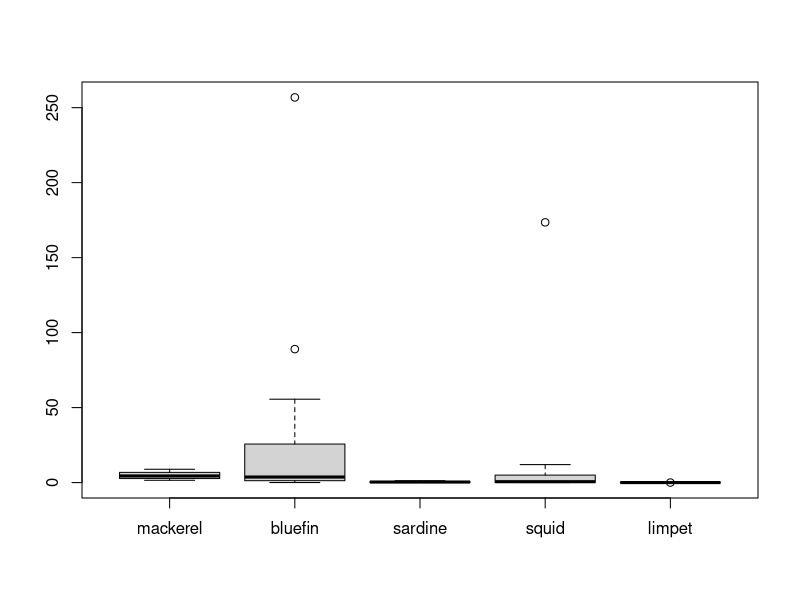
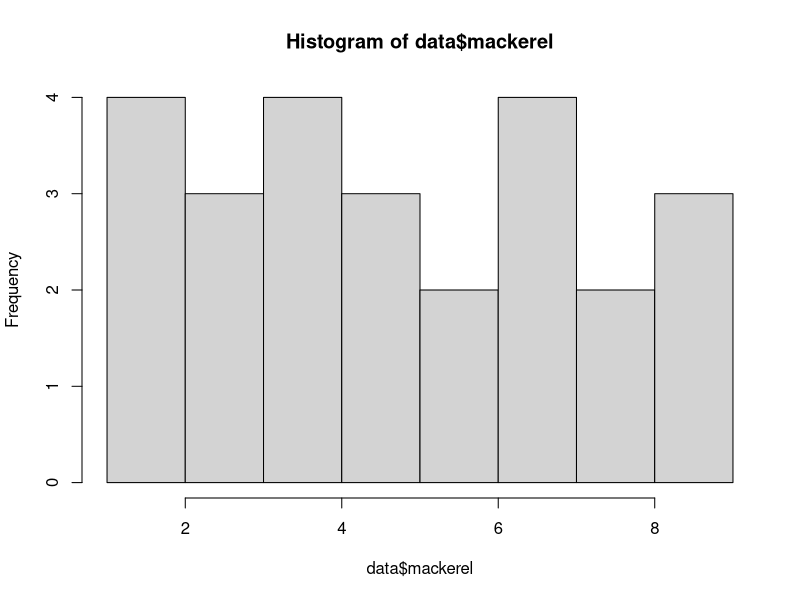
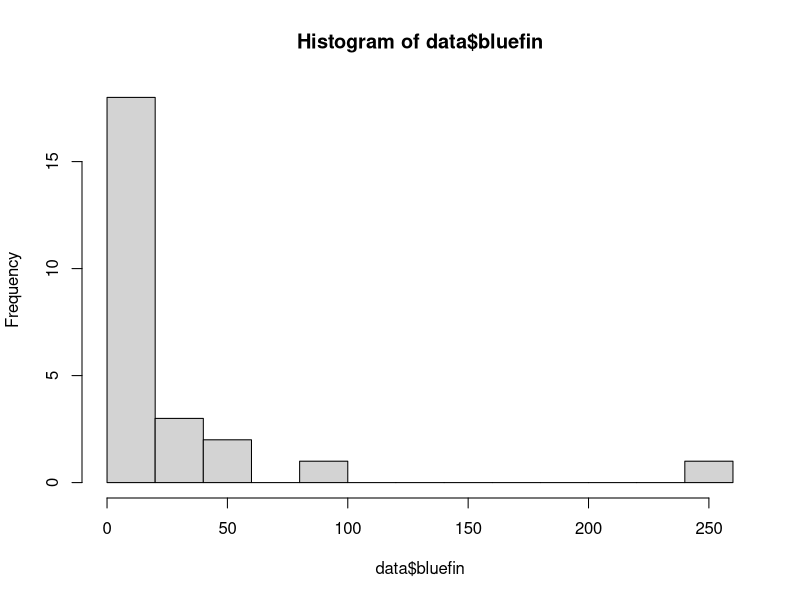
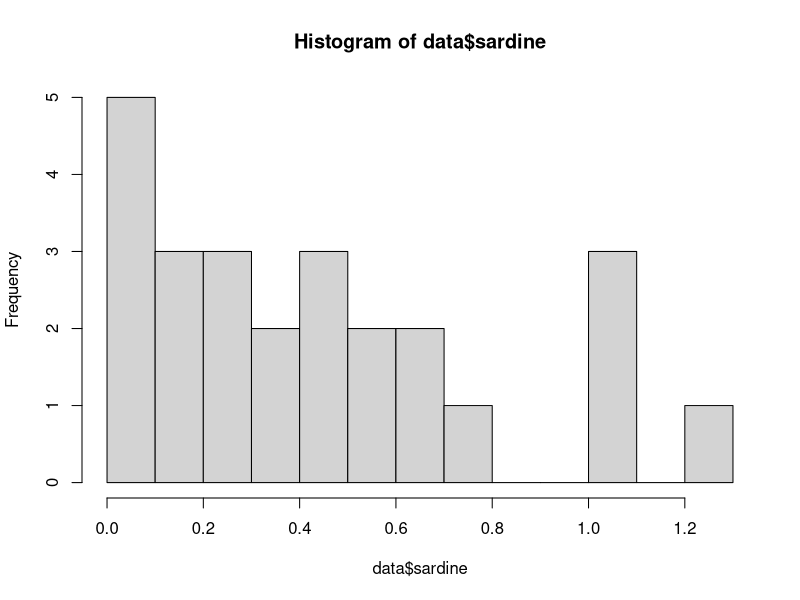
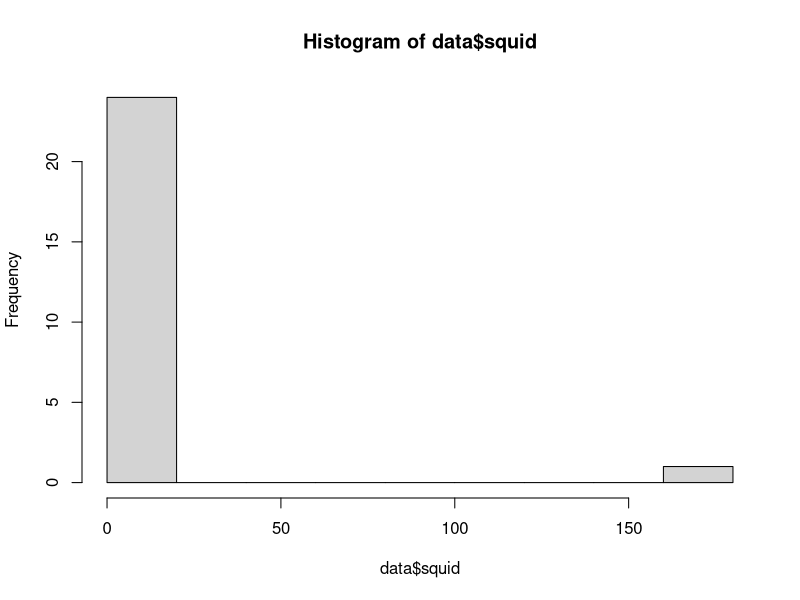
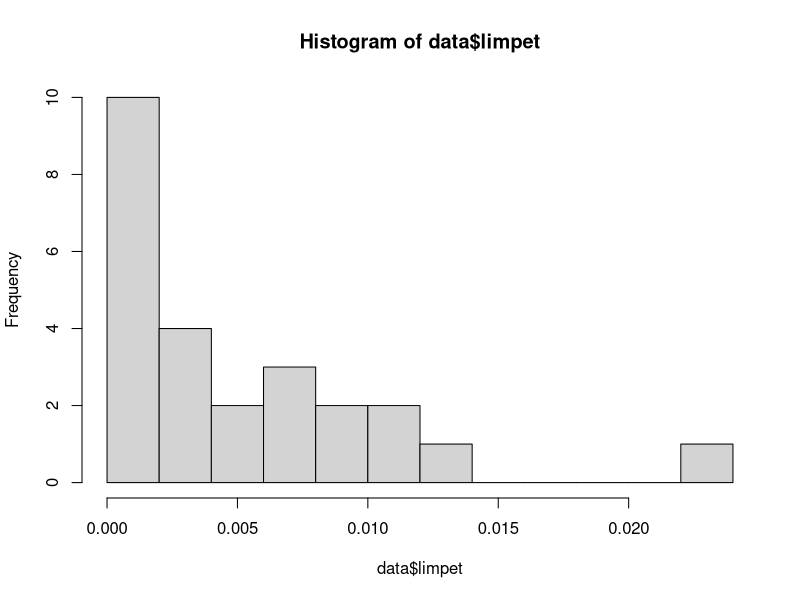
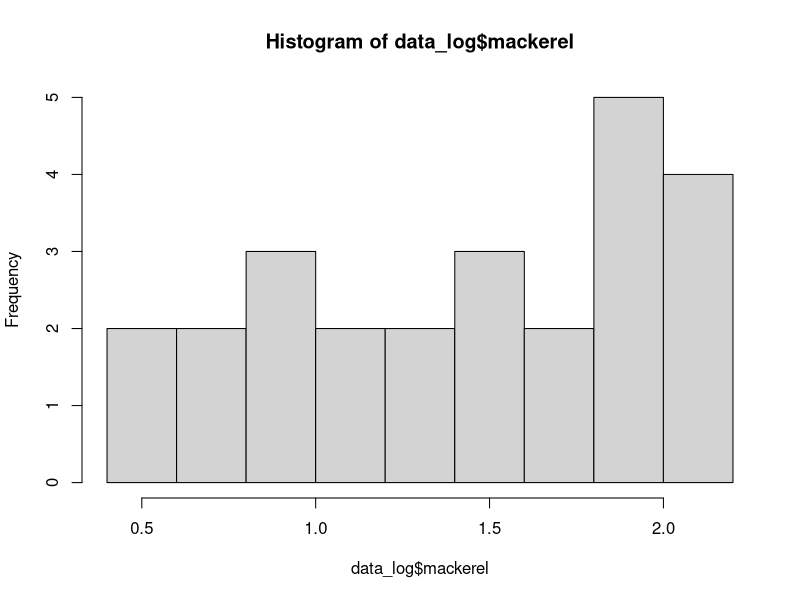
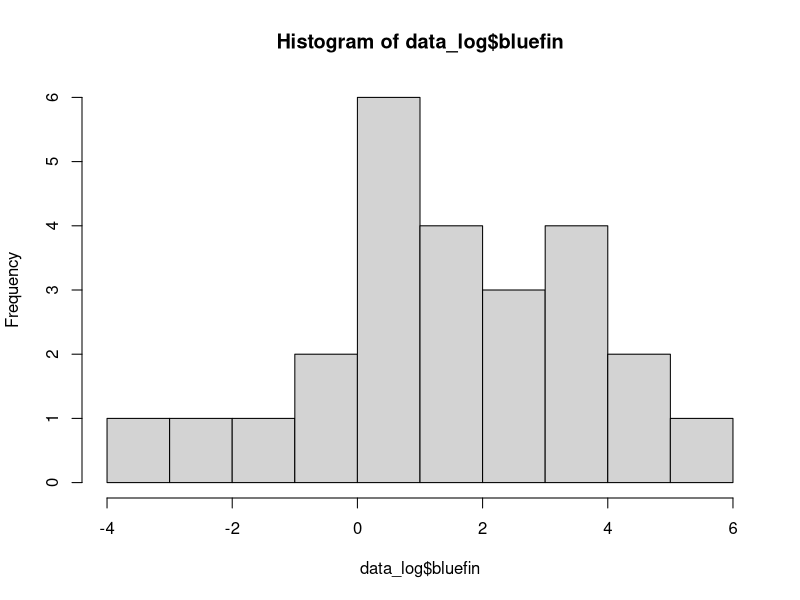

Write R code to recreate these figures, in order.
## ---- chunk 1
# Load in data
data = read.csv('fishcatch.csv')

# View data structure
head(data)
dim(data)
## ---- chunk 2
# Generate boxplots
boxplot(data[,-1]) # Exclude haul

# look at data distribution
# par(mfrow = c(3,2)) # 1 column 5 row grid plot
hist(data$mackerel, breaks = 10)
hist(data$bluefin, breaks = 10)
hist(data$sardine, breaks = 10)
hist(data$squid, breaks = 10)
hist(data$limpet, breaks = 10)
## ---- chunk 3
# Create a new data object so we can log the data
data_log = data

# Log data
data_log[,-1] = log(data_log[,-1]) # Remember to exclude haul
## ---- chunk 4
# Generate histograms
# par(mfrow = c(3,2)) # 1 column 5 row grid plot
hist(data_log$mackerel, breaks = 10)
hist(data_log$bluefin, breaks = 10)
hist(data_log$sardine, breaks = 10)
hist(data_log$squid, breaks = 10)
hist(data_log$limpet, breaks = 10)
## ---- chunk 5
# Generate histograms
shapiro.test(data_log$mackerel)
shapiro.test(data_log$bluefin)
shapiro.test(data_log$sardine)
shapiro.test(data_log$squid)
shapiro.test(data_log$limpet)
## ---- chunk 6
# Generate boxplots
boxplot(data_log[,-1])
## ---- chunk 7
# Generate test data
data_test = data; data_test[1,6] = 0 # Change the first limpet value to 0

# Try to log the data
data_test[1,] # Print first row
log(data_test[,-1])[1,] # Print logs of the first row

## ---- chunk 8
# Test boxplots of different increments
boxplot(log(data_test$limpet), # Warning because of -Inf
        log(data_test$limpet + 1),
        log(data_test$limpet + 0.001),
        log(data_test$limpet + 0.000000001))

## ---- chunk 9
# Run PCA - Covariance
pca_1 = princomp(data_log[,-1]) # We don't want haul in our PCA!
summary(pca_1)
## ---- chunk 10
# Generate scree plot
plot(pca_1, type = 'l') # Scree is built into the plot for PCA
## ---- chunk 11
# Print loadings
print(loadings(pca_1),cutoff=0.00) #all loadings!
## ---- chunk 12
# Print PCA scores
head(pca_1$scores)
## ---- chunk 13
# Plot scores - components 1 and 2
plot(pca_1$scores[,1], # Scores on component 1
     pca_1$scores[,2], # Scores on component 3
     pch=16, # Point 16 (colored circle)
     xlab="1st principal component",ylab="2nd principal component",main="Scores plot") # Axis and plot labels
## ---- chunk 14
# Plot scores - components 1 and 2
plot(pca_1$scores[,1], # Scores on component 1
     pca_1$scores[,2], # Scores on component 3
     pch=16, # Point 16 (colored circle)
     xlab="1st principal component",ylab="2nd principal component",main="Scores plot") # Axis and plot labels

# Add loadings to plot
arrows(0,0, # Draw arrows from zero
       pca_1$loadings[,1], # Draw to PC1 loading in X
       pca_1$loadings[,2], # Draw to PC2 loading in Y
       col="black", length = 0.1) # Arrow color and arrowhead length
text(pca_1$loadings[,1],pca_1$loadings[,2],names(data_log[,-1]),cex=1.0 ,col="black") # Add text labels for each variable

## ---- chunk 15
# Plot scores - components 1 and 2
plot(pca_1$scores[,1], # Scores on component 1
     pca_1$scores[,2], # Scores on component 3
     pch=16, # Point 16 (colored circle)
     xlab="1st principal component",ylab="2nd principal component",main="Scores plot") # Axis and plot labels

# Add loadings to plot
sf = 3 # Scaling factor
sft = 3.2 # Scaling factor for text
arrows(0,0, # Draw arrows from zero
       pca_1$loadings[,1]*sf, # Draw to PC1 * scaling factor loading in X
       pca_1$loadings[,2]*sf, # Draw to PC2 * scaling factor loading in Y
       col="black", length = 0.1) # Arrow color and arrowhead length
text(pca_1$loadings[,1]*sft,pca_1$loadings[,2]*sft, names(data_log[,-1]), cex=1.0, col="black") # Add text labels for each variable
## ---- chunk 16
# Create a color palette
colfunc = colorRampPalette(c('orangered1', 'turquoise2'))

# Plot scores - components 1 and 2
plot(pca_1$scores[,1], # Scores on component 1
     pca_1$scores[,2], # Scores on component 3
     pch=16, # Point 16 (colored circle)
     col = colfunc(nrow(pca_1$scores)), # Color points by haul using our color palette
     xlab="1st principal component",ylab="2nd principal component",main="Scores plot") # Axis and plot labels

# Add loadings to plot
sf = 3 # Scaling factor
sft = 3.2 # Scaling factor for text
arrows(0,0, # Draw arrows from zero
       pca_1$loadings[,1]*sf, # Draw to PC1 * scaling factor loading in X
       pca_1$loadings[,2]*sf, # Draw to PC2 * scaling factor loading in Y
       col="black", length = 0.1) # Arrow color and arrowhead length
text(pca_1$loadings[,1]*sft,pca_1$loadings[,2]*sft, names(data_log[,-1]), cex=1.0, col="black") # Add text labels for each variable
## ---- chunk 17
# Set plot layout
layout(matrix(1:2,ncol=2), # 1 row, 2 columns
       width = c(2,1), # Width
       height = c(1,1)) # Height

# Create a color palette
colfunc = colorRampPalette(c('orangered1', 'turquoise2'))

# Plot scores - components 1 and 2
plot(pca_1$scores[,1], # Scores on component 1
     pca_1$scores[,2], # Scores on component 3
     pch=16, # Point 16 (colored circle)
     col = colfunc(nrow(pca_1$scores)), # Color points by haul using our color palette
     xlab="1st principal component",ylab="2nd principal component",main="Scores plot") # Axis and plot labels

# Add loadings to plot
sf = 3 # Scaling factor
sft = 3.2 # Scaling factor for text
arrows(0,0, # Draw arrows from zero
       pca_1$loadings[,1]*sf, # Draw to PC1 * scaling factor loading in X
       pca_1$loadings[,2]*sf, # Draw to PC2 * scaling factor loading in Y
       col="black", length = 0.1) # Arrow color and arrowhead length
text(pca_1$loadings[,1]*sft,pca_1$loadings[,2]*sft, names(data_log[,-1]), cex=1.0, col="black") # Add text labels for each variable

# Generate legend
legend_image <- as.raster(matrix(colfunc(nrow(pca_1$scores)), ncol=1))
plot(c(0,2),c(0,1),type = 'n', axes = F,xlab = '', ylab = '', main = 'Haul')
text(x=1.5, y =seq(0,1,l=5), labels = seq(1,25,l=5))
rasterImage(legend_image, 0, 0, 1,1)
## ---- chunk 18
# Run PCA - Correlation
pca_2 = princomp(data_log[,-1], cor = T)
summary(pca_2)

# In case you don't believe me, heres the covariance matrix if we pre-standardize the data
pca_test = princomp(scale(data_log[-1]))
summary(pca_test)
## ---- chunk 19
# Generate scree plot
plot(pca_2, type = 'l') # Scree is built into the plot for PCA

# Print loadings
print(loadings(pca_2),cutoff=0.00) #all loadings!

# Set plot layout
layout(matrix(1:2,ncol=2), # 1 row, 2 columns
       width = c(2,1), # Width
       height = c(1,1)) # Height

# Create a color palette
colfunc = colorRampPalette(c('orangered1', 'turquoise2'))

# Plot scores - components 1 and 2
plot(pca_2$scores[,1], # Scores on component 1
     pca_2$scores[,2], # Scores on component 3
     pch=16, # Point 16 (colored circle)
     col = colfunc(nrow(pca_2$scores)), # Color points by haul using our color palette
     xlab="1st principal component",ylab="2nd principal component",main="Scores plot") # Axis and plot labels

# Add loadings to plot
sf = 3 # Scaling factor
sft = 3.2 # Scaling factor for text
arrows(0,0, # Draw arrows from zero
       pca_2$loadings[,1]*sf, # Draw to PC1 * scaling factor loading in X
       pca_2$loadings[,2]*sf, # Draw to PC2 * scaling factor loading in Y
       col="black", length = 0.1) # Arrow color and arrowhead length
text(pca_2$loadings[,1]*sft,pca_2$loadings[,2]*sft, names(data_log[,-1]), cex=1.0, col="black") # Add text labels for each variable

# Generate legend
legend_image <- as.raster(matrix(colfunc(nrow(pca_2$scores)), ncol=1))
plot(c(0,2),c(0,1),type = 'n', axes = F,xlab = '', ylab = '', main = 'Haul')
text(x=1.5, y =seq(0,1,l=5), labels = seq(1,25,l=5))
rasterImage(legend_image, 0, 0, 1,1)
## ---- chunk 20
# Exploring biplot
biplot(pca_1) # Covariance
biplot(pca_2) # Correlation
## ---- chunk 21
library(ggplot2)

# ggplot version - Covariance

# turn PCA scores into data frame
pca_1_plot = data.frame(Haul = data_log$Haul, pca_1$scores) 

# Turn PCA loadings into data frame (This gets a little complicated)
pca_1_loadings = as.data.frame(matrix(as.numeric(pca_1$loadings), 
                                      dim(pca_1$loadings)[1], dim(pca_1$loadings)[2]))
colnames(pca_1_loadings) = colnames(pca_1_plot)[-1]

# Plot
ggplot(pca_1_plot, aes(x = Comp.1, y = Comp.2, color = Haul)) +
  
  # Scores
  geom_point() + scale_colour_distiller(palette = 15) + 
  
  # Loadings
  geom_segment(data = pca_1_loadings, aes(x = 0, y = 0,xend = Comp.1 , yend = Comp.2), 
    arrow = arrow(length = unit(0.3, "cm"), type = "open", angle = 25), 
    linewidth = 1, color = "darkblue") + 
  
  # Labels
  geom_text(data = pca_1_loadings, color = 'darkblue', nudge_x = 0.2, nudge_y = 0.2, # Labels
                aes(x = Comp.1, y = Comp.2, label = colnames(data_log)[-1]))


# ggplot version - Correlation

# turn PCA scores into data frame
pca_2_plot = data.frame(Haul = data_log$Haul, pca_2$scores) 

# Turn PCA loadings into data frame
pca_2_loadings = as.data.frame(matrix(as.numeric(pca_2$loadings), 
                                      dim(pca_2$loadings)[1], dim(pca_2$loadings)[2]))
colnames(pca_2_loadings) = colnames(pca_2_plot)[-1]

# Plot
ggplot(pca_2_plot, aes(x = Comp.1, y = Comp.2, color = Haul)) +
  
  # Scores
  geom_point() + scale_colour_distiller(palette = 15) + 
  
  # Loadings
  geom_segment(data = pca_2_loadings, aes(x = 0, y = 0,xend = Comp.1 , yend = Comp.2), 
               arrow = arrow(length = unit(0.3, "cm"), type = "open", angle = 25), 
               linewidth = 1, color = "darkblue") + 
  
  # Labels
  geom_text(data = pca_2_loadings, color = 'darkblue', nudge_x = 0.2, nudge_y = 0.2, # Labels
            aes(x = Comp.1, y = Comp.2, label = colnames(data_log)[-1]))
## ---- chunk 22
# ggplot v2
library(ggfortify)

# Run PCA - Covariance
pca_1a = prcomp(data_log[,-1])

# Run autoplot
autoplot(pca_1a, data = data_log, color = 'Hauls', loadings = T, loadings.label = T)

# Run PCA - Correlation
pca_2a = prcomp(data_log[,-1], scale = T)

# Run autoplot
autoplot(pca_2a, data = data_log, color = 'Hauls', loadings = T, loadings.label = T)
## ---- chunk 23
# Scaling factors
sf = 2.5
sft = 2.8

# Varimax rotation - Covariance
v1 = varimax(pca_1$loadings[,1:2])
v1_scores = pca_1$scores[,1:2]%*%v1$rotmat

# Plot scores - components 1 and 2
plot(v1_scores[,1],v1_scores[,2],pch=15, col = colfunc(nrow(v1_scores)),
     xlab="1st varimax component",ylab="2nd varimax component",main="varimax scores plot")

# Add loadings
arrows(0,0,v1$loadings[,1]*sf,v1$loadings[,2]*sf,col="black")
text(v1$loadings[,1]*sft,v1$loadings[,2]*sft,names(data_log[,-1]),asp=1,cex=1.0 ,col="black")

# Varimax rotation - Correlation
v2 = varimax(pca_2$loadings[,1:2])
v2_scores = pca_2$scores[,1:2]%*%v2$rotmat

# Plot scores - components 1 and 2
plot(v2_scores[,1],v2_scores[,2],pch=15, col = colfunc(nrow(v2_scores)),
     xlab="1st varimax component",ylab="2nd varimax component",main="varimax scores plot")

# Add loadings
arrows(0,0,v2$loadings[,1]*sf,v2$loadings[,2]*sf,col="black")
text(v2$loadings[,1]*sft,v2$loadings[,2]*sft,names(data_log[,-1]),asp=1,cex=1.0 ,col="black")
